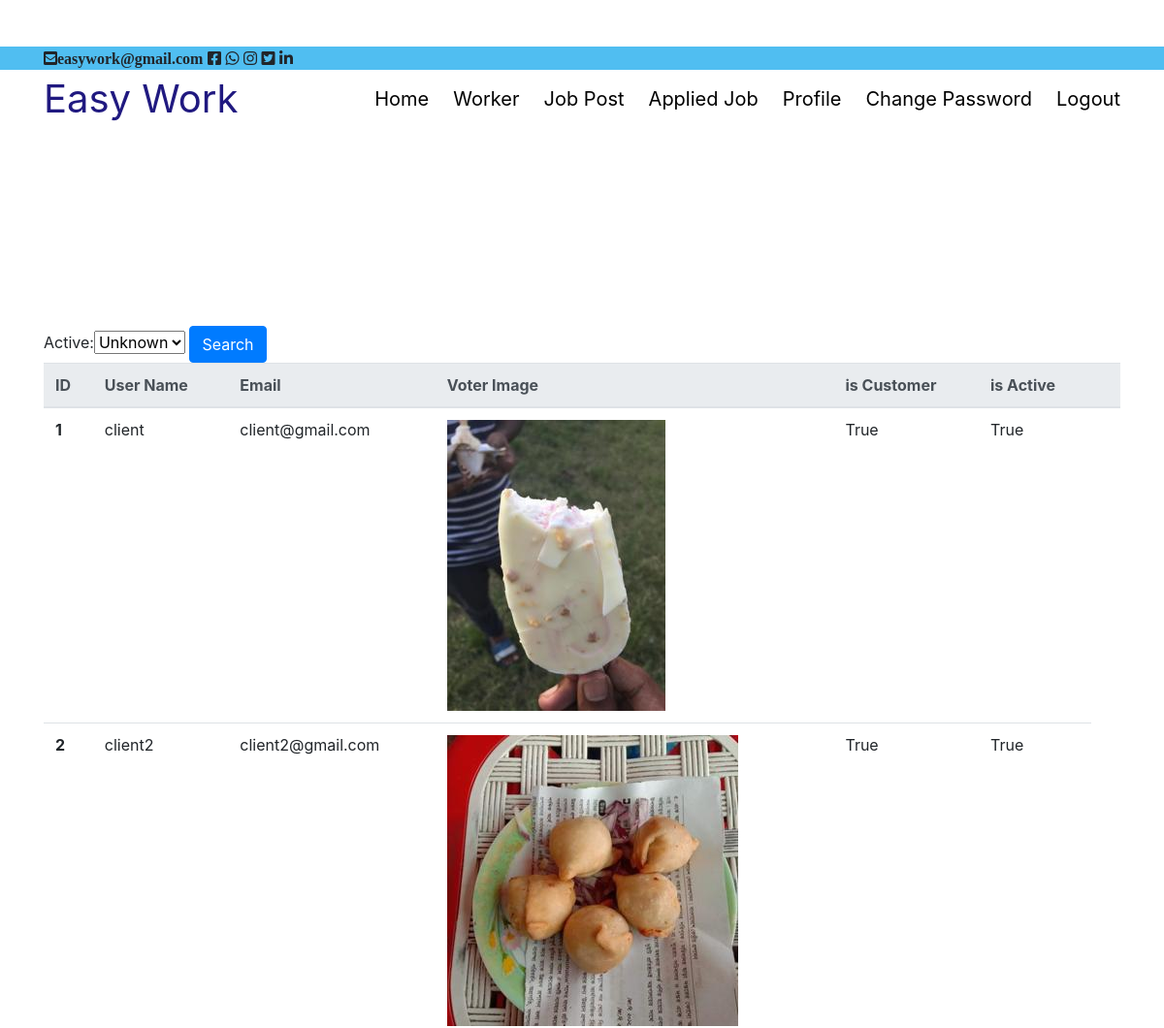
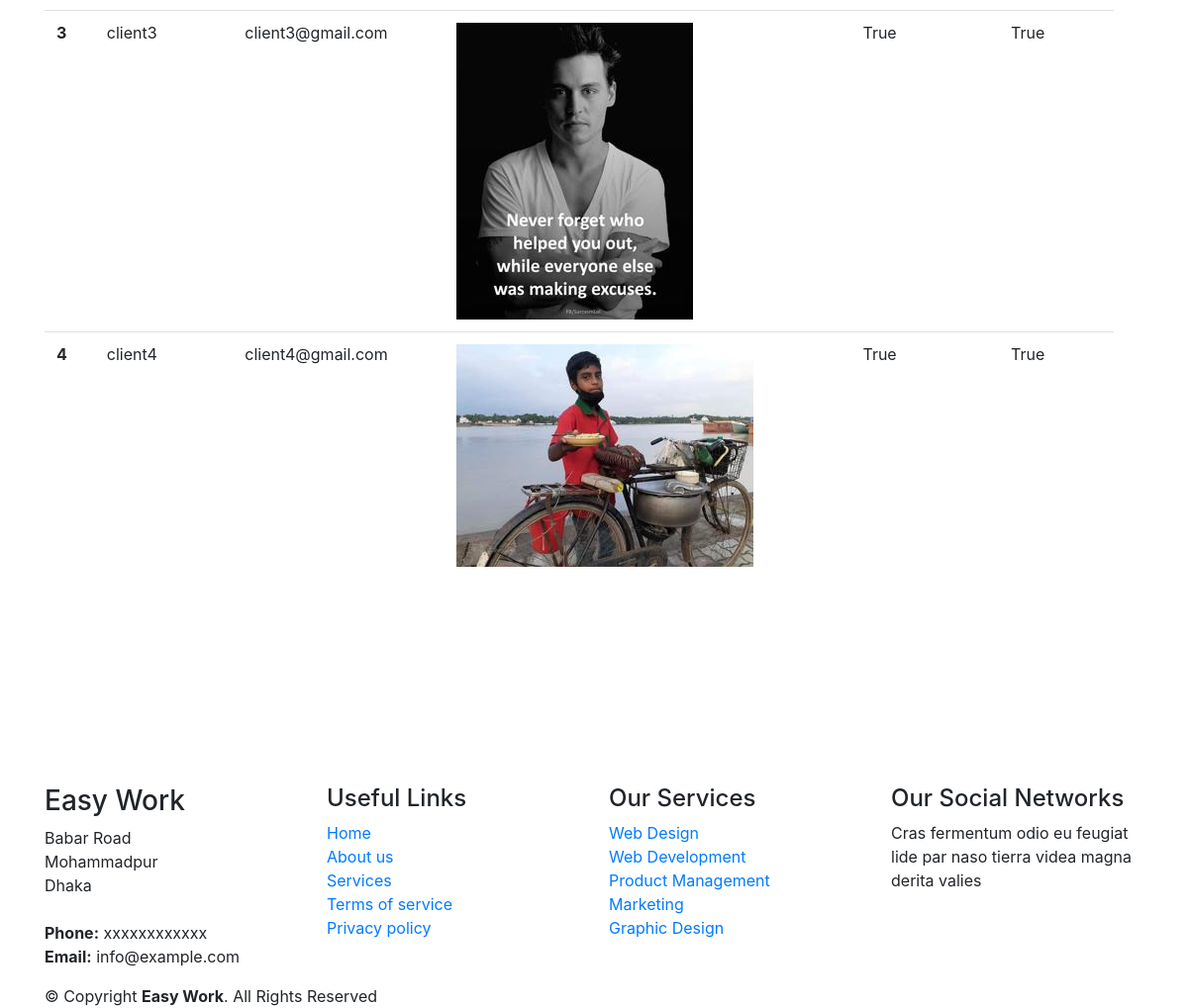
Page /superadmin/super/admin/client/pending/list/ (signed in) on the committed database (2 pictures, top to bottom).
### accounts/models.py (models this page shows, shortened)
class User(AbstractUser):
    is_worker = models.BooleanField(default=False)
    is_customer = models.BooleanField(default=False)
    image = models.ImageField('Voter ID Image', default='default.jpg', upload_to='voter_id_pics', null=True, blank=True)

### superadmin/views.py (the view)
# urls.py: path('super/admin/client/pending/list/',views.client_pending_list,name='client_pending_list'),
@login_required()
def client_pending_list(request):
    customer = User.objects.all().filter(is_customer = True)
    MyFilter = ActiveFilter(request.GET, queryset=customer)
    customer = MyFilter.qs
    context = {
        'customer': customer,
        'MyFilter': MyFilter,
    }
    return render(request,'superadmin/customer_pending_list.html',context)

### superadmin/templates/superadmin/customer_pending_list.html (shortened to what this page needs)
{% extends 'index1.html' %}
{% load crispy_forms_tags %}
{% load static %}
{% block content %}
<br><br><br><br><br><br><br><br><br><br><br>
<form method="get">
   {{ MyFilter.form }}
   <button class="btn btn-primary" type="submit">Search</button>
 </form>
<table class="table">
  <thead class="thead-light">
    <tr>
      <th scope="col">ID</th>
      <th scope="col">User Name </th>
      <th scope="col">Email</th>
      <th scope="col">Voter Image</th>
      <th scope="col">is Customer</th>
      <th scope="col">is Active</th>
        <th></th>
    </tr>
  </thead>
  <tbody>
  {% for customer in customer %}
      <th scope="row">{{ forloop.counter }}</th>
      <td>{{ customer.username }}</td>
      <td>{{ customer.email }}</td>
      <td>
        <img class="img-fluid account-img" src="{{ customer.image.url }}">
      </td>
      <td>
          {{ customer.is_customer}}
      </td>
      <td>
          {{ customer.is_active }}
      </td>
    {% endfor %}
  </tbody>
</table>
{% endblock content %}

### templates/index1.html (shortened to what this page needs)
{% load static %}
<html lang="en">
<head>
    <link rel="stylesheet" href="{% static 'css/all.min.css' %}">
    <link rel="stylesheet" href="{% static 'css/bootstrap.min.css' %}">
</head>
<body>
<br>
<br>
    <section class="pre-header">
        <div class="container">
            <div class="header-row">
                <div class="right-icon">
                    <i class="fas fa-envelope-square">easywork@gmail.com</i>
                    <i class="fab fa-facebook-square"></i>
                    <i class="fab fa-whatsapp"></i>
                    <i class="fab fa-instagram"></i>
                    <i class="fab fa-twitter-square"></i>
                    <i class="fab fa-linkedin-in"></i>
                </div>
            </div>
        </div>
    </section>
    <section class="header" style="">
        <div class="container">
            <div class="logo">
                <a href="{% url 'base' %}">Easy Work</a>
            </div>
            <div class="manu-bar">
                <ul>
                    <li><a href="{% url 'base' %}">Home</a></li>
          <li><a href="{% url 'worker_base' %}">Worker</a></li>
          <li><a href="{% url 'job_base' %}">Job Post</a></li>
          {% if user.is_authenticated and user.is_staff %}
           <li><a href="{% url 'worker_pending_list' %}">Worker Pending </a></li>
             <li><a href="{% url 'client_pending_list' %}">Client Pending </a></li>
             <li><a href="{% url 'job_pending_list' %}">Job Pending </a></li>
             <li><a href="{% url 'list_category' %}">Category</a></li>
             <li><a href="{% url 'list_subcategory' %}">Sub Category</a></li>
             <li><a href="{% url 'superadminprofile' %}">Profile</a></li>
             <li><a href="{% url 'super_admin_change_password' %}">Change Password</a></li>
              <li><a href="{% url 'logout' %}"><span class="glyphicon glyphicon-log-in"></span> Logout</a></li>
        {% elif user.is_authenticated and user.is_worker %}
            <li><a href="{% url 'apply_job_view' %}">Applied Job </a></li>
            <li><a href="{% url 'profile' %}">Profile</a></li>
            <li><a href="{% url 'worker_change_password' %}">Change Password</a></li>
              <li><a href="{% url 'logout' %}"> Logout</a></li>
          {% else %}
             <li><a href="{% url 'login' %}"><span class="glyphicon glyphicon-log-in"></span> Login</a></li>
          <li><a href="{% url 'signup' %}"><span class="glyphicon glyphicon-log-in"></span> SignUp</a></li>
          {% endif %}
                </ul>
            </div>
        </div>
    </section>
         <div class="container">
             {% block content %}
             {% endblock content %}
         </div>
<br>
<br>
<br>
<br>
<br>
<br>
<br>
<br>
<footer id="footer">
    <div class="footer-top">
      <div class="container">
        <div class="row">
          <div class="col-lg-3 col-md-6 footer-contact">
            <h3>Easy Work</h3>
            <p>
              Babar Road <br>
              Mohammadpur<br>
              Dhaka <br><br>
              <strong>Phone:</strong> xxxxxxxxxxxx<br>
              <strong>Email:</strong> info@example.com<br>
            </p>
          </div>
          <div class="col-lg-3 col-md-6 footer-links">
            <h4>Useful Links</h4>
            <ul>
              <li> <a href="{% url 'base' %}">Home</a></li>
              <li> <a href="#">About us</a></li>
              <li> <a href="#">Services</a></li>
              <li> <a href="#">Terms of service</a></li>
              <li> <a href="#">Privacy policy</a></li>
            </ul>
          </div>
          <div class="col-lg-3 col-md-6 footer-links">
            <h4>Our Services</h4>
            <ul>
              <li> <a href="#">Web Design</a></li>
              <li> <a href="#">Web Development</a></li>
              <li> <a href="#">Product Management</a></li>
              <li> <a href="#">Marketing</a></li>
              <li> <a href="#">Graphic Design</a></li>
            </ul>
          </div>
          <div class="col-lg-3 col-md-6 footer-links">
            <h4>Our Social Networks</h4>
            <p>Cras fermentum odio eu feugiat lide par naso tierra videa magna derita valies</p>
          </div>
        </div>
      </div>
    </div>
    <div class="container footer-bottom clearfix">
      <div class="copyright">
        &copy; Copyright <strong><span>Easy Work</span></strong>. All Rights Reserved
      </div>
    </div>
  </footer>
</body>
</html>

### templates/index1.html (style rules this page uses)
* { padding: 0px; margin: 0px; }
a,a:hover,a:focus { text-decoration: none; }
ul,ol { list-style-type: none; }
.clearfix { clear: both; }
.pre-header { width: 100%; background-color: rgb(80, 190, 241); }
.header { width: 100%; }
.container { width: 1170px; margin: 0px auto; }
.header .container .logo { float: left; font-size: 40px; }
.header .container .logo a { color: rgb(32, 25, 128); line-height: 60px; }
.header .container .manu-bar { float: right; }
.header .container .manu-bar ul li { float: left; line-height: 60px; }
.header .container .manu-bar ul li a { font-size: 20px; color: rgb(0, 0, 0); margin-left: 25px; }

### rows in the picture
User: username "client", email "client@gmail.com", image (picture), is_customer "True", is_active "True"
User: username "client2", email "client2@gmail.com", image (picture), is_customer "True", is_active "True"
User: username "client3", email "client3@gmail.com", image (picture), is_customer "True", is_active "True"
User: username "client4", email "client4@gmail.com", image (picture), is_customer "True", is_active "True"
